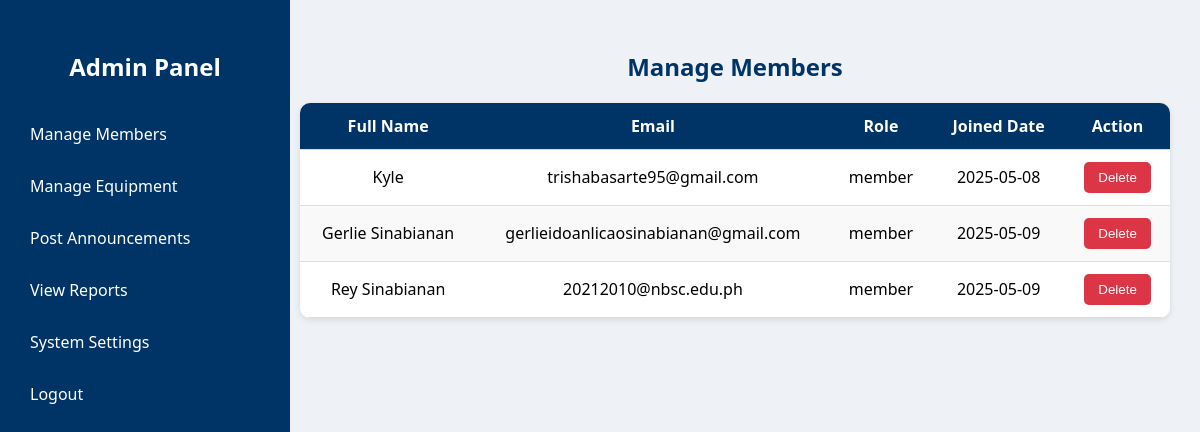
Page /manage_members.php (signed in) on the earlier database version.
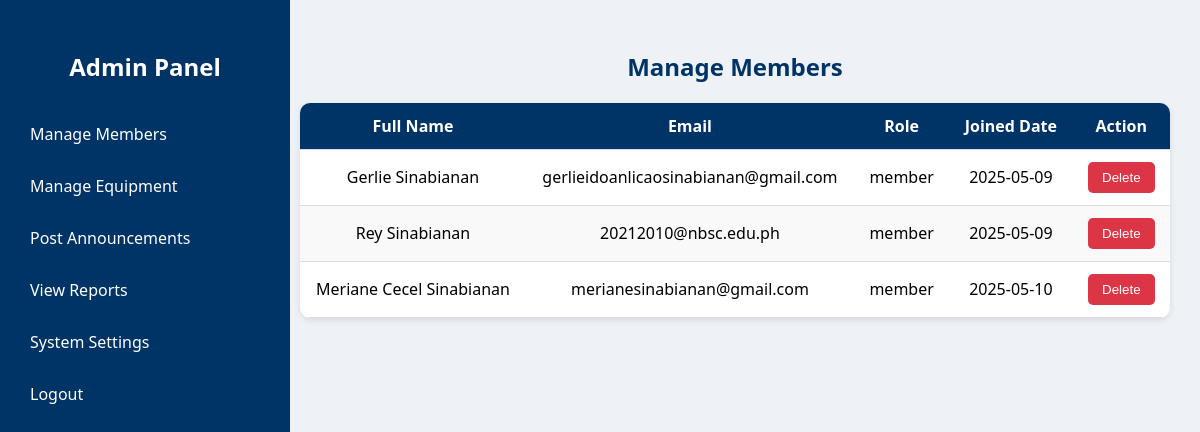
Same page on the later database version.
### tables this page shows
CREATE TABLE `members` (
  `member_id` int(11) NOT NULL,
  `user_id` int(11) NOT NULL,
  `full_name` varchar(100) NOT NULL,
  `email` varchar(100) NOT NULL,
  `joined_date` date DEFAULT NULL,
  `password` varchar(255) NOT NULL,
  `role` enum('admin','member') DEFAULT 'member'
);

### manage_members.php (the view, shortened to what this page needs)
<?php
include 'db_connect.php';
$query = "SELECT user_id, full_name, email, role, joined_date FROM members";
$result = $conn->query($query);
?>
<!DOCTYPE html>
<html lang="en">
<head>
</head>
<body>
<div class="sidebar" id="sidebar">
    <h2><a href="admin_panel.php">Admin Panel</a></h2>
    <a href="manage_members.php">Manage Members</a>
    <a href="manage_equipment.php">Manage Equipment</a>
    <a href="post_announcements.php">Post Announcements</a>
    <a href="view_reports.php">View Reports</a>
    <a href="settings.php">System Settings</a>
    <a href="logout.php">Logout</a>
</div>
<div class="container">
    <h2>Manage Members</h2>
    <table>
        <thead>
            <tr>
                <th>Full Name</th>
                <th>Email</th>
                <th>Role</th>
                <th>Joined Date</th>
                <th>Action</th>
            </tr>
        </thead>
        <tbody>
        <?php while ($row = $result->fetch_assoc()): ?>
            <tr>
                <td><?= htmlspecialchars($row['full_name']); ?></td>
                <td><?= htmlspecialchars($row['email']); ?></td>
                <td><?= htmlspecialchars($row['role']); ?></td>
                <td><?= htmlspecialchars($row['joined_date']); ?></td>
                <td>
                    <form method="POST" onsubmit="return confirmDelete()">
                        <button type="submit" class="delete-btn">Delete</button>
                    </form>
                </td>
            </tr>
        <?php endwhile; ?>
        </tbody>
    </table>
</div>
</body>
</html>

Differences in the rows shown:
removed members: full_name "Kyle", email "trishabasarte95@gmail.com", role "member", joined_date "2025-05-08"
added members: full_name "Meriane Cecel Sinabianan", email "merianesinabianan@gmail.com", role "member", joined_date "2025-05-10"
